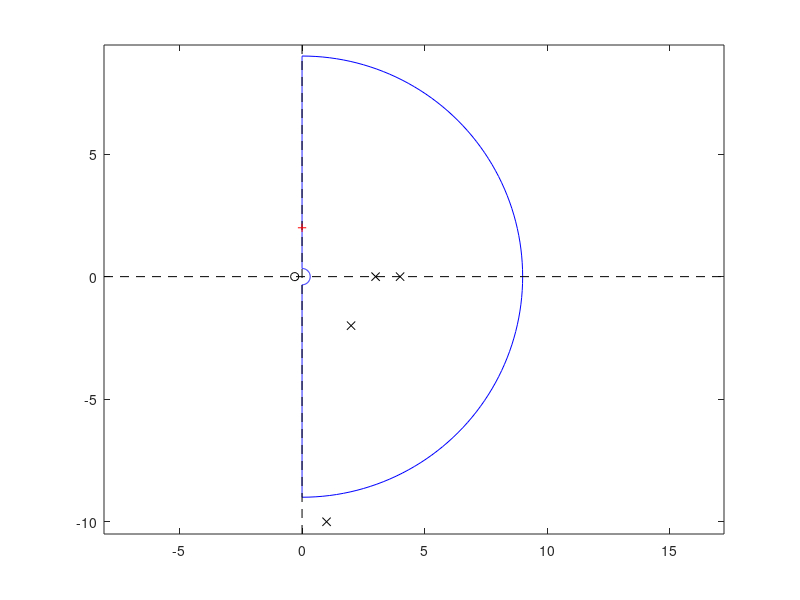
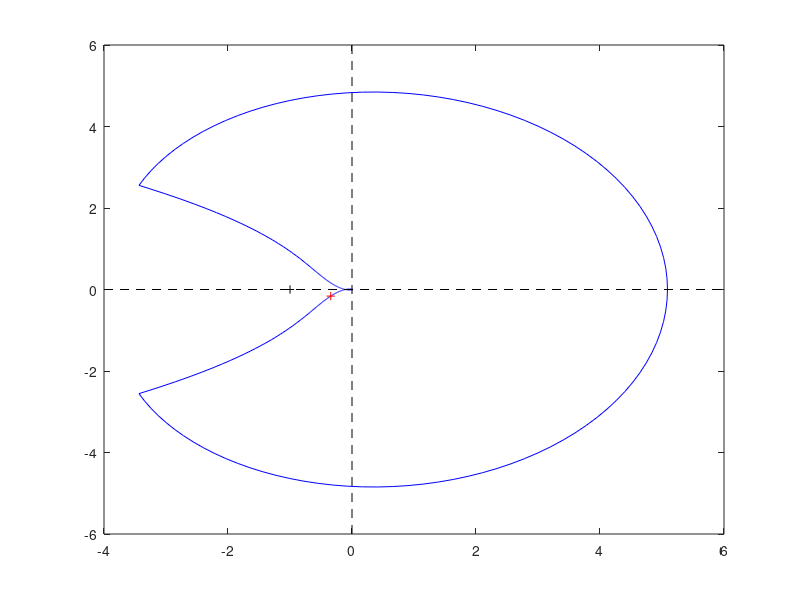

Recreate these plots in MATLAB, in order.
% Script Cauchy.m
%% Renaissance Repository, https://github.com/tbewley/RR (Renaissance Robotics, Chapter 10)
%% Copyright 2024 by Thomas Bewley, published under BSD 3-Clause License.

clear;  num=21.5239*[1 0.3]; den=[1 12 20 0 0]; w=720; R=9; eps=1/3;

figure(1); clf; theta=[0:pi/100:pi]; s=complex(sin(theta),cos(theta)); s=[R*s sqrt(-1)*[-R:0.02:-eps] eps*conj(s) sqrt(-1)*[eps:0.02:R]];
plot(real(s),imag(s),'b-'); hold on; plot(complex(roots(den)),'kx'); plot(complex(roots(num)),0,'ko'); axis equal;
b=axis*1.05; plot([0 0],b(3:4),'k--',b(1:2),[0 0],'k--');
plot(s(w),'r+');
print -depsc cauchyc.eps

figure(2); clf; f=polyval(num,s)./polyval(den,s); plot(f,'b-'); hold on;
b=axis; plot([0 0],b(3:4),'k--',b(1:2),[0 0],'k--'); plot(f(w),'r+');  plot(-1,0,'k+')
print -depsc cauchyd.eps

% end Script Cauchy.m
